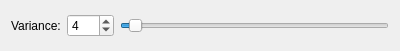
<?xml version="1.0" encoding="UTF-8"?>
<ui version="4.0">
 <class>ChromaSmoothing</class>
 <widget class="QWidget" name="ChromaSmoothing">
  <property name="geometry">
   <rect>
    <x>0</x>
    <y>0</y>
    <width>400</width>
    <height>51</height>
   </rect>
  </property>
  <property name="sizePolicy">
   <sizepolicy hsizetype="Minimum" vsizetype="Minimum">
    <horstretch>0</horstretch>
    <verstretch>0</verstretch>
   </sizepolicy>
  </property>
  <property name="windowTitle">
   <string>Frame</string>
  </property>
  <property name="title" stdset="0">
   <string>Exponential</string>
  </property>
  <property name="checkable" stdset="0">
   <bool>true</bool>
  </property>
  <layout class="QVBoxLayout" name="verticalLayout">
   <item>
    <layout class="QHBoxLayout" name="horizontalLayout">
     <item>
      <widget class="QLabel" name="label">
       <property name="text">
        <string>Variance:</string>
       </property>
      </widget>
     </item>
     <item>
      <widget class="QDoubleSpinBox" name="variance">
       <property name="decimals">
        <number>0</number>
       </property>
       <property name="minimum">
        <double>1.000000000000000</double>
       </property>
       <property name="maximum">
        <double>100.000000000000000</double>
       </property>
       <property name="singleStep">
        <double>1.000000000000000</double>
       </property>
       <property name="value">
        <double>4.000000000000000</double>
       </property>
      </widget>
     </item>
     <item>
      <widget class="QSlider" name="varianceSlider">
       <property name="minimum">
        <number>1</number>
       </property>
       <property name="maximum">
        <number>100</number>
       </property>
       <property name="value">
        <number>4</number>
       </property>
       <property name="orientation">
        <enum>Qt::Horizontal</enum>
       </property>
      </widget>
     </item>
    </layout>
   </item>
  </layout>
 </widget>
 <resources/>
 <connections/>
</ui>
